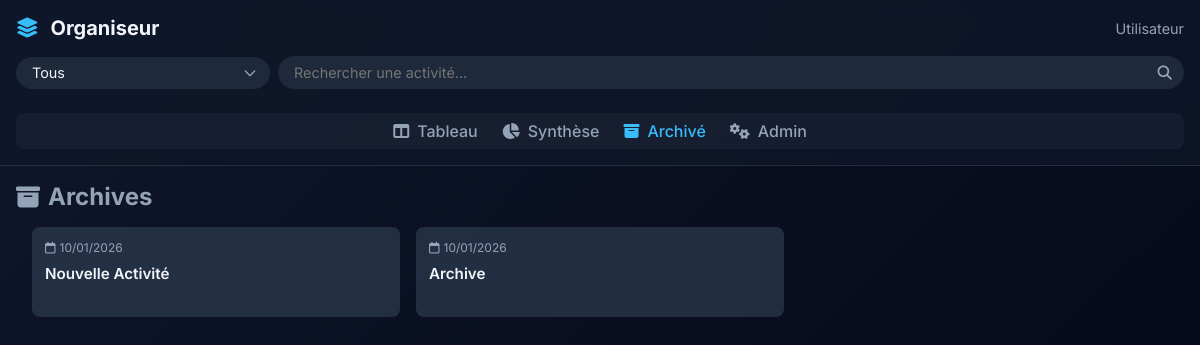
/archives/, run on the app's committed database.
### web/kanban/models.py (models this page shows, shortened)
class Activity(models.Model):
    name = models.CharField(max_length=255, blank=True, null=True)
    date = models.DateField()
    description = models.TextField(blank=True, null=True)
    column = models.ForeignKey(KanbanColumn, on_delete=models.SET_NULL, blank=True, null=True, related_name='activities')
    tags = models.ManyToManyField(Tag, db_table='activity_tags', blank=True)
    class Meta:
        managed = False
        db_table = 'activities'
        verbose_name = "Activité"
        verbose_name_plural = "Activités"
        ordering = ['date']

### web/kanban/views.py (the view)
# urls.py: path('archives/', views.archives, name='archives'),
def archives(request):
    try:
        archived_col = KanbanColumn.objects.get(name='Archivé')
        activities = Activity.objects.filter(column=archived_col).order_by('-date')
    except KanbanColumn.DoesNotExist:
        activities = []
    context = {
        'activities': activities,
        'page_title': "Archives"
    }
    return render(request, 'kanban/archives.html', context)

### web/kanban/templates/kanban/archives.html (shortened to what this page needs)
{% extends 'kanban/base.html' %}
{% block content %}
<div class="board-header">
    <h2 style="margin: 0; display: flex; align-items: center; gap: 0.5rem; color: #94a3b8;">
        <i class="fa-solid fa-box-archive"></i> Archives
    </h2>
</div>
<div class="board-container" style="display: block; overflow-y: auto; padding: 1rem;">
    {% if activities %}
    <div class="grid-view"
        style="display: grid; grid-template-columns: repeat(auto-fill, minmax(300px, 1fr)); gap: 1rem;">
        {% for activity in activities %}
        <div class="activity-card" data-id="{{ activity.id }}" data-name="{{ activity.name }}"
            data-date="{{ activity.date|date:'Y-m-d' }}" style="cursor: pointer;">
            <div class="card-header">
                <span class="date"><i class="fa-regular fa-calendar"></i> {{ activity.date|date:"d/m/Y" }}</span>
            </div>
            <h3 class="card-title">{{ activity.name }}</h3>
        </div>
        {% endfor %}
    </div>
    {% else %}
    <div style="text-align: center; color: #64748b; margin-top: 3rem;">
        <i class="fa-solid fa-box-open" style="font-size: 3rem; margin-bottom: 1rem;"></i>
        <p>Aucune activité archivée.</p>
    </div>
    {% endif %}
</div>
{% endblock %}

### web/kanban/static/kanban/css/style.css (style rules this page uses)
:root { --bg-primary: #0f172a; --bg-secondary: #1e293b; --bg-column: rgba(30, 41, 59, 0.7); --bg-card: rgba(51, 65, 85, 0.6); --bg-card-hover: rgba(71, 85, 105, 0.8); --text-primary: #f1f5f9; --text-secondary: #94a3b8; --accent: #38bdf8; --glass-border: 1px solid rgba(255, 255, 255, 0.1); --shadow-sm: 0 1px 2px 0 rgba(0, 0, 0, 0.05); --shadow-md: 0 4px 6px -1px rgba(0, 0, 0, 0.1), 0 2px 4px -1px rgba(0, 0, 0, 0.06); --shadow-lg: 0 10px 15px -3px rgba(0, 0, 0, 0.1), 0 4px 6px -2px rgba(0, 0, 0, 0.05); }
* { box-sizing: border-box; margin: 0; padding: 0; }
body { font-family: 'Inter', sans-serif; background: linear-gradient(135deg, #0f172a 0%, #020617 100%); color: var(--text-primary); height: 100vh; overflow: hidden; }
.board-container { display: flex; gap: 1.5rem; height: 100%; overflow-x: auto; padding-bottom: 1rem; }
.activity-card { background: var(--bg-card); border-radius: 8px; padding: 0.75rem; cursor: grab; transition: all 0.2s ease; border: 1px solid transparent; position: relative; }
.card-header { display: flex; justify-content: space-between; align-items: flex-start; margin-bottom: 0.5rem; flex-wrap: wrap; gap: 0.25rem; }
.date { font-size: 0.75rem; color: var(--text-secondary); display: flex; align-items: center; gap: 0.25rem; }
.card-title { font-size: 0.95rem; font-weight: 600; margin-bottom: 0.25rem; line-height: 1.4; color: var(--text-primary); }

### data on the page
Activity: date "10/01/2026", name "Nouvelle Activité"
Activity: date "10/01/2026", name "Archive"

### other printed values
{{ user.username|default:"Utilisateur" }} "Utilisateur"
